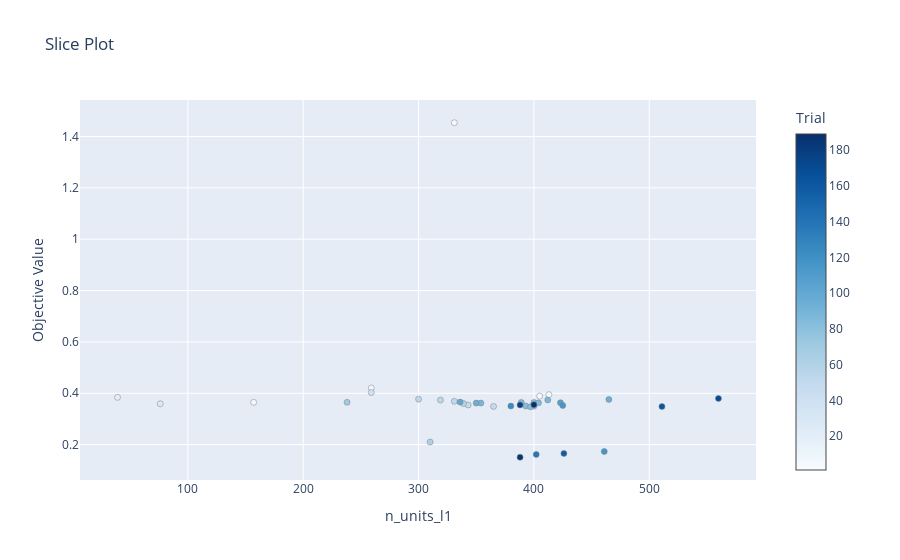

Source (notebook cell):
### Code cell
optuna.visualization.plot_slice(study, params = ['n_units_l1']).show()

### Figure 1 — Plotly figure (JSON) as saved in the notebook; plotly's stock layout.template omitted (floating-point values rounded to 4 significant figures)
{"data": [{"marker": {"color": [1, 2, 3, 4, 5, 19, 26, 38, 48, 49, 51, 52, 53, 57, 62, 69, 71, 82, 83, 84, 85, 87, 88, 89, 94, 95, 100, 107, 115, 116, 122, 139, 157, 163, 170, 176, 186, 189], "colorbar": {"title": {"text": "Trial"}, "x": 1, "xpad": 40}, "colorscale": [[0, "rgb(247,251,255)"], [0.125, "rgb(222,235,247)"], [0.25, "rgb(198,219,239)"], [0.375, "rgb(158,202,225)"], [0.5, "rgb(107,174,214)"], [0.625, "rgb(66,146,198)"], [0.75, "rgb(33,113,181)"], [0.875, "rgb(8,81,156)"], [1, "rgb(8,48,107)"]], "line": {"color": "Grey", "width": 0.5}}, "mode": "markers", "name": "Feasible Trial", "showlegend": false, "type": "scatter", "x": [413, 331, 405, 157, 259, 39, 76, 259, 365, 343, 331, 300, 319, 339, 310, 400, 238, 393, 400, 397, 404, 389, 412, 354, 465, 350, 336, 423, 425, 461, 380, 402, 426, 511, 560, 388, 388, 400], "y": [0.3946, 1.454, 0.3892, 0.3649, 0.4208, 0.3842, 0.3592, 0.4028, 0.3487, 0.3544, 0.3688, 0.3771, 0.3736, 0.3599, 0.2103, 0.3497, 0.3649, 0.3504, 0.3644, 0.3473, 0.3627, 0.3645, 0.3739, 0.3619, 0.3759, 0.3618, 0.3656, 0.3633, 0.3523, 0.1733, 0.3503, 0.1621, 0.1658, 0.3483, 0.38, 0.3544, 0.1509, 0.3554]}], "layout": {"title": {"text": "Slice Plot"}, "xaxis": {"title": {"text": "n_units_l1"}}, "yaxis": {"title": {"text": "Objective Value"}}}}
